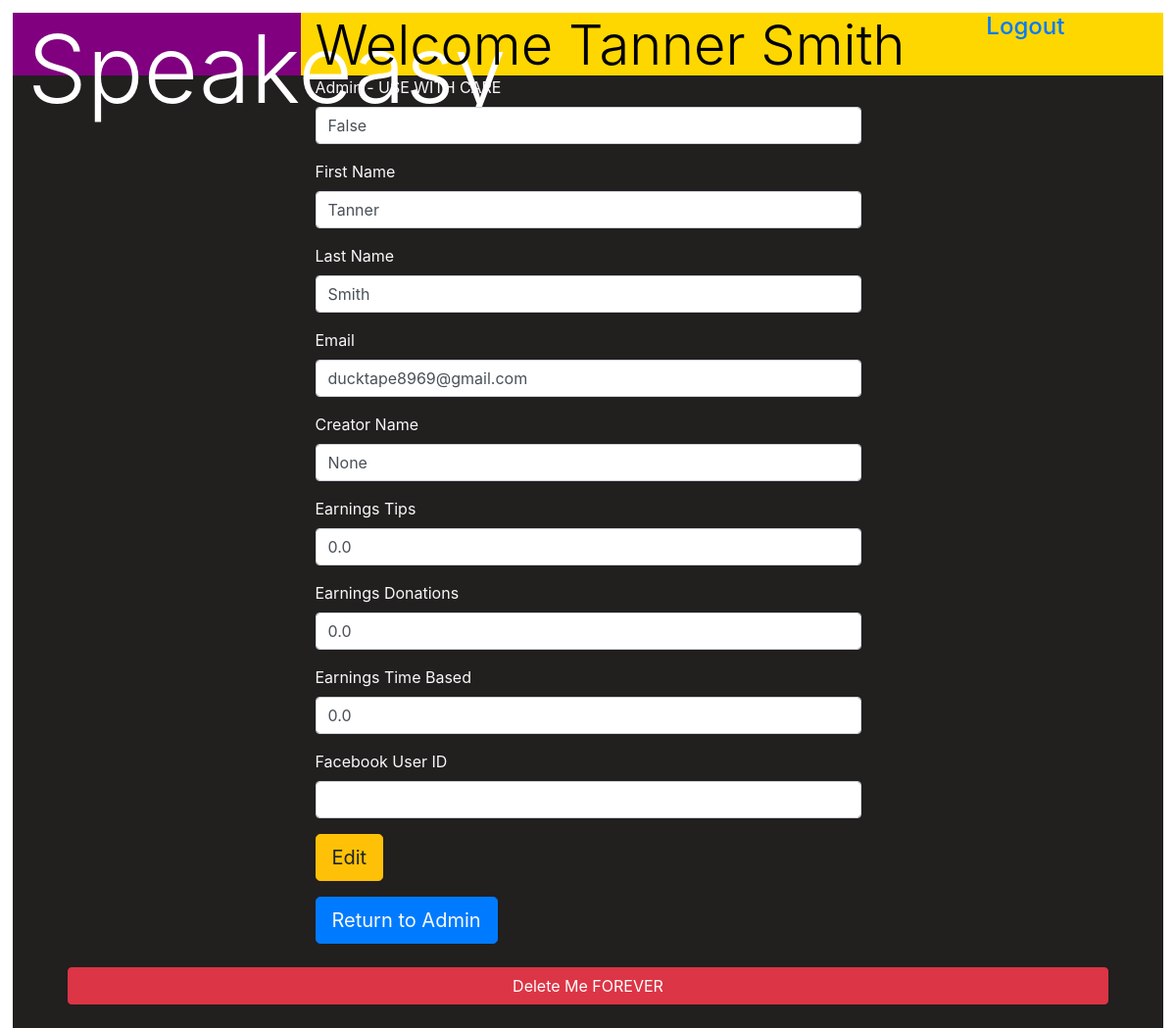
The page /editUser/1 on the database its author committed.
### models.py (models this page shows, shortened)
class Users(db.Model):
    __tablename__ = 'Users'
    id = db.Column(db.Integer, primary_key=True)
    admin = db.Column(db.BOOLEAN, default = False)
    first_name = db.Column(db.String(255))
    last_name = db.Column(db.String(255))
    email = db.Column(db.String(255))
    passwordHash = db.Column(db.String(255))    #only for non-facebook users
    creator_name = db.Column(db.String(255))
    earnings_tips = db.Column(db.Float, default = 0.00)
    earnings_donations = db.Column(db.Float, default = 0.00)
    earnings_watcher_seconds = db.Column(db.Float, default = 0.00)
    description = db.Column(db.Text, default = "About Me...")
    user_image = db.Column(db.String(255), default = "blank_profile.png")  #retrieve from OAuth Facebook Picture, default will be path to default avatar
    stream = db.relationship("Streams", uselist = False, backref = "creator")
    videos = db.relationship("Videos", backref = "creator")
    fb_user_id = db.relationship("FBUsers", uselist = False, backref = "user")
    created_at = db.Column(db.DateTime)
    updated_at = db.Column(db.DateTime)

### app.py (the view)
@app.route("/editUser/<userID>")
def editUserPage(userID):
    userToEdit = Users.query.get(userID)
    if "user_id" in session:
        thisUser = Users.query.get(session['user_id'])
        if thisUser.admin == True:
            return render_template('edituser.html', thisUser = thisUser, userToEdit = userToEdit)
        else:
            return redirect('/')
    else:
        testUser = Users.query.get(1) #TEST USER ID
        return render_template('edituser.html', thisUser = testUser, userToEdit = userToEdit)

### templates/edituser.html (shortened to what this page needs)
<!DOCTYPE html>
<html lang="en">
<head>
    <link rel="stylesheet" href="https://stackpath.bootstrapcdn.com/bootstrap/4.4.1/css/bootstrap.min.css">
    <link rel="stylesheet" href="https://cdnjs.cloudflare.com/ajax/libs/font-awesome/5.11.2/css/all.css" />
    <link rel="stylesheet" type="text/css" href="{{ url_for('static', filename='css/style.css') }}">
    <link rel="stylesheet" href="../static/css/style.css">
</head>
<body>
    <div class="wrapper">
        <div class="topbar d-flex flex-lg-row">
            <div class="logobox col-md-3 d-inline-flex align-items-stretch">
                <h1 class="display-1">Speakeasy</h1>
            </div>
            <div class="welcomebox col-md-7 d-inline-flex align-items-stretch">
                <h2 class="display-4">Welcome {{ thisUser.first_name + ' ' + thisUser.last_name }}</h2>
            </div>
            <div class="logoutbox col-md-1 d-inline-flex align-items-stretch">
                <h4 class="display-5 logoutLink"><a href="/logout">Logout</a></h4>
            </div>
        </div>
        <div class="container col-xl-6">
            <form action="/updateUser/{{ userToEdit.id }}" method="POST">
                <div class="form-group">
                    <label class="text-light" for="admin">Admin - USE WITH CARE</label>
                    <input class="form-control" type="text" name="admin" value="{{ userToEdit.admin }}">
                </div>
                <div class="form-group">
                    <label class="text-light" for="first_name">First Name</label>
                    <input class="form-control" type="text" name="first_name" value="{{ userToEdit.first_name }}">
                </div>
                <div class="form-group">
                    <label class="text-light" for="last_name">Last Name</label>
                    <input class="form-control" type="text" name="last_name" value="{{ userToEdit.last_name }}">
                </div>
                <div class="form-group">
                    <label class="text-light" for="email">Email</label>
                    <input class="form-control" type="email" name="email" value="{{ userToEdit.email }}">
                </div>
                <div class="form-group">
                    <label class="text-light" for="creator_name">Creator Name</label>
                    <input class="form-control" type="text" name="creator_name" value="{{ userToEdit.creator_name }}">
                </div>
                <div class="form-group">
                    <label class="text-light" for="earnings_tips">Earnings Tips</label>
                    <input class="form-control" type="number" name="earnings_tips" value="{{ userToEdit.earnings_tips }}">
                </div>
                <div class="form-group">
                    <label class="text-light" for="earnings_donations">Earnings Donations</label>
                    <input class="form-control" type="number" name="earnings_donations" value="{{ userToEdit.earnings_donations }}">
                </div>
                <div class="form-group">
                    <label class="text-light" for="earnings_watcher_seconds">Earnings Time Based</label>
                    <input class="form-control" type="number" name="earnings_watcher_seconds" value="{{ userToEdit.earnings_watcher_seconds }}">
                </div>
                <div class="form-group">
                    <label class="text-light" for="fb_user_id">Facebook User ID</label>
                    <input class="form-control" type="number" name="fb_user_id" value="{{ userToEdit.fb_user_id }}">
                </div>
                <input class="btn btn-warning btn-lg mb-3" type="submit" value="Edit">
            </form>
            <div class="btn btn-lg btn-primary">
                <a class="text-light" href="/admin">Return to Admin</a>
            </div>
        </div>
        <div class="container">
            <a href="/deleteUser/{{ userToEdit.id }}" class="btn btn-danger d-block m-4">Delete Me FOREVER</a>
        </div>
    </div>
</body>
</html>

### static/css/style.css (style rules this page uses)
* { margin: 0; padding: 0; border: 0; font-size: 100%; font: inherit; vertical-align: baseline; }
.wrapper { background-color: rgb(34, 31, 31); }
.topbar { background-color: gold; color: black; height: 4rem; }
.logobox { background-color: purple; vertical-align: top; color: white; }
.welcomebox { color: black; vertical-align: top; }
body { box-sizing: border-box; margin: 0; padding: 13px; display: flex; flex-direction: column; max-height: 7rem; font-family: -apple-system, BlinkMacSystemFont, sans-serif; overflow: auto; }

### rows shown on the page
Users: first_name+last_name "Tanner Smith", admin "False", first_name "Tanner", last_name "Smith", email "ducktape8969@gmail.com", creator_name "None", earnings_tips "0.0", earnings_donations "0.0", earnings_watcher_seconds "0.0"
